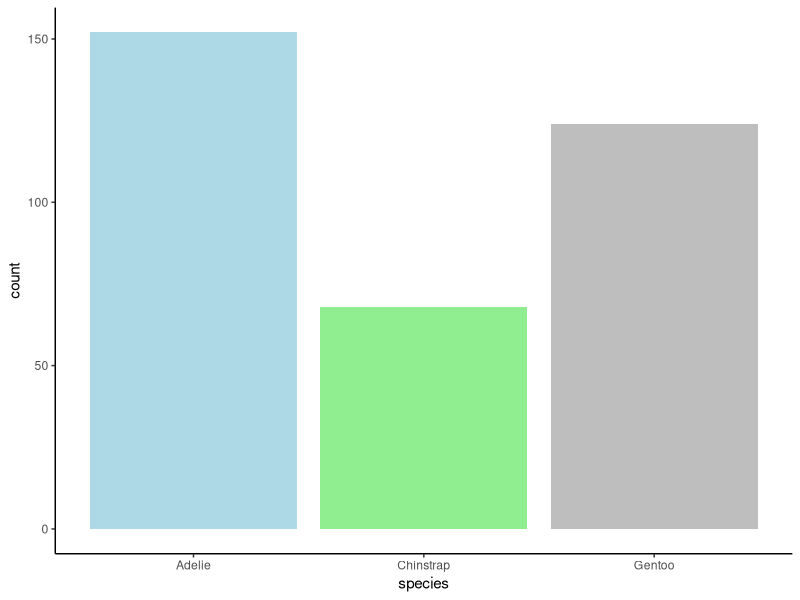
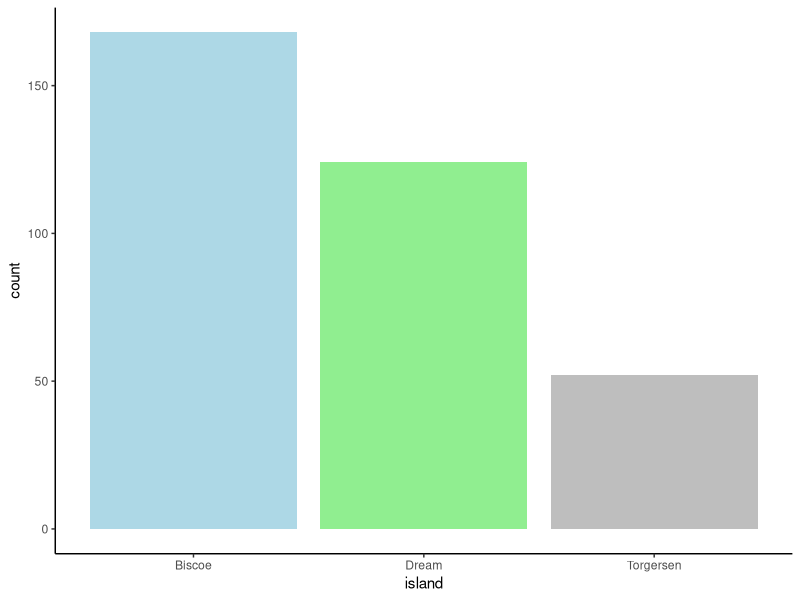
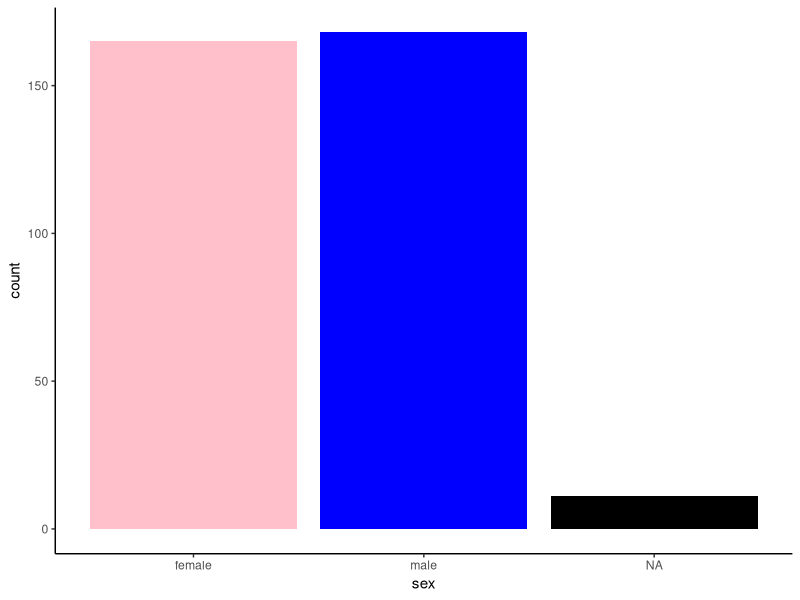
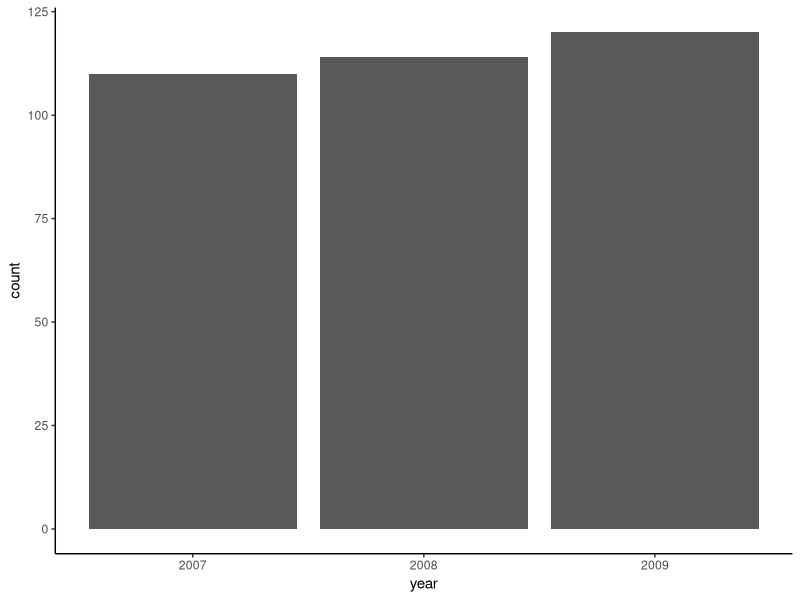
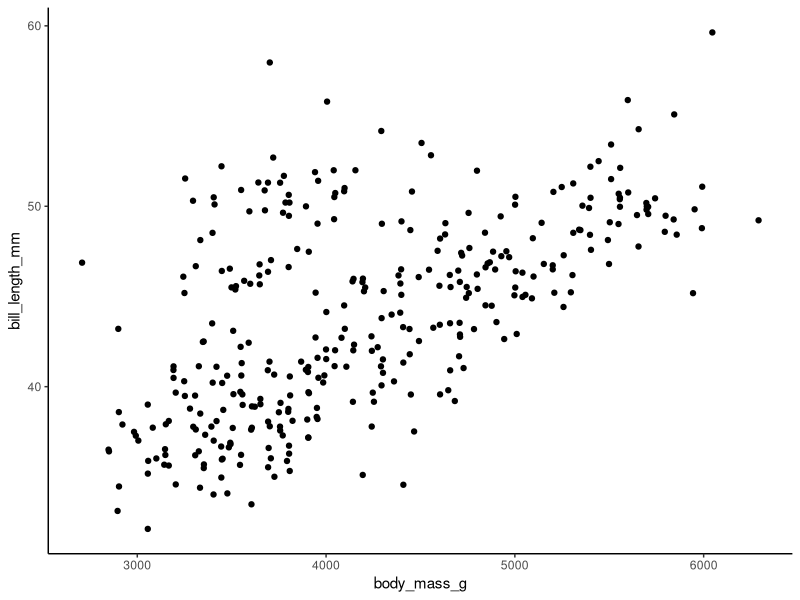
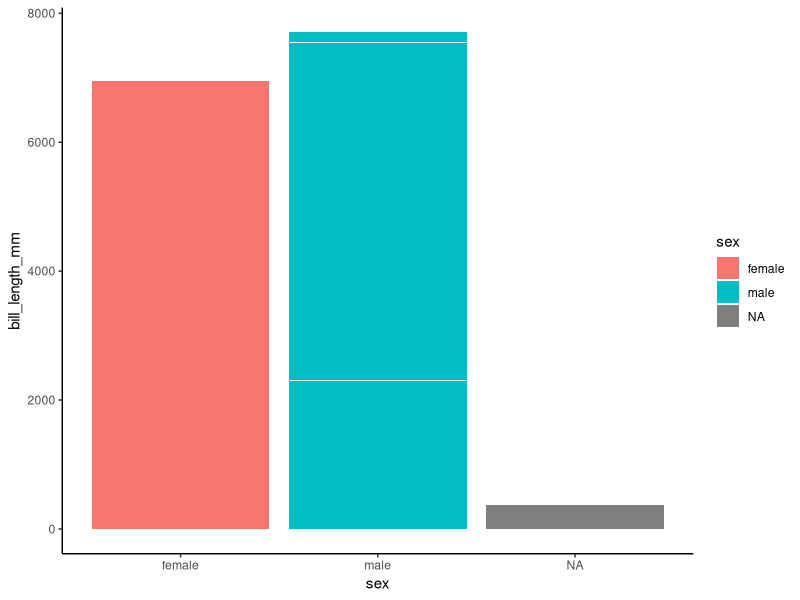

Here is the R script that generated these plots, in order:
## ---- chunk 1
knitr::opts_chunk$set(echo = TRUE)
library(palmerpenguins)
library(dplyr)
library(ggplot2)
library(kableExtra)
dat <- palmerpenguins::penguins
## ---- chunk 2

ggplot(data = dat, aes(x = species))+
  geom_bar(fill = c("light blue", "light green", "gray"))+
  theme_classic()

ggplot(data = dat, aes(x = island))+
  geom_bar(fill = c("light blue", "light green", "gray"))+
  theme_classic()

ggplot(data = dat, aes(x = sex))+
  geom_bar(fill = c("pink", "blue", "black"))+
  theme_classic()

ggplot(data = dat, aes(x = year))+
  geom_bar()+
  theme_classic()

ggplot(data = dat, aes(x = body_mass_g, y = bill_length_mm))+
  geom_jitter()+
  theme_classic()


ggplot(data = dat, aes(x = sex, y = bill_length_mm))+
  geom_col(aes(fill = sex))+
  theme_classic()

## ---- chunk 3

kable(psych::describe(dat[,3:6]))
